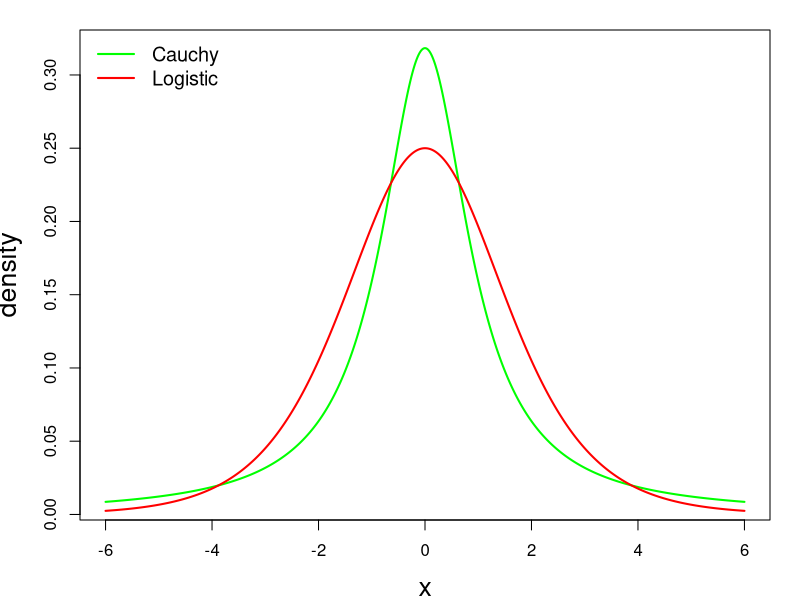
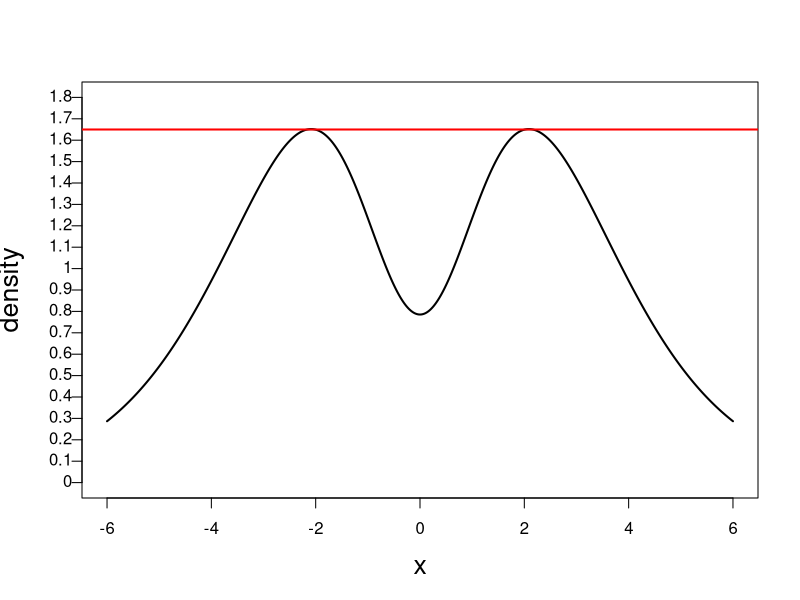
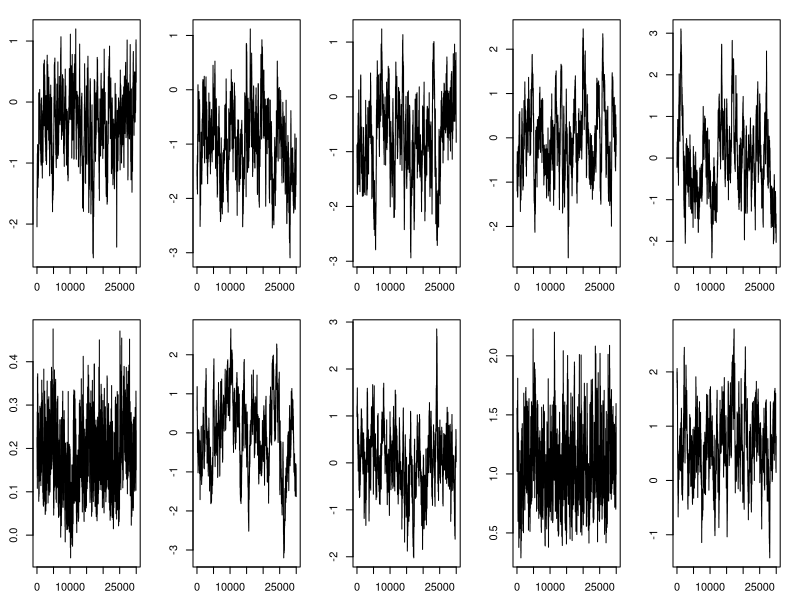
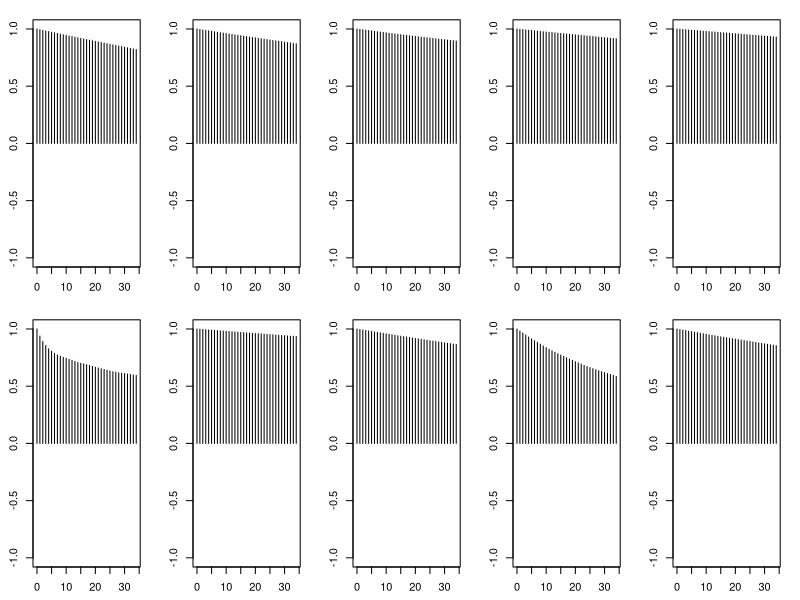
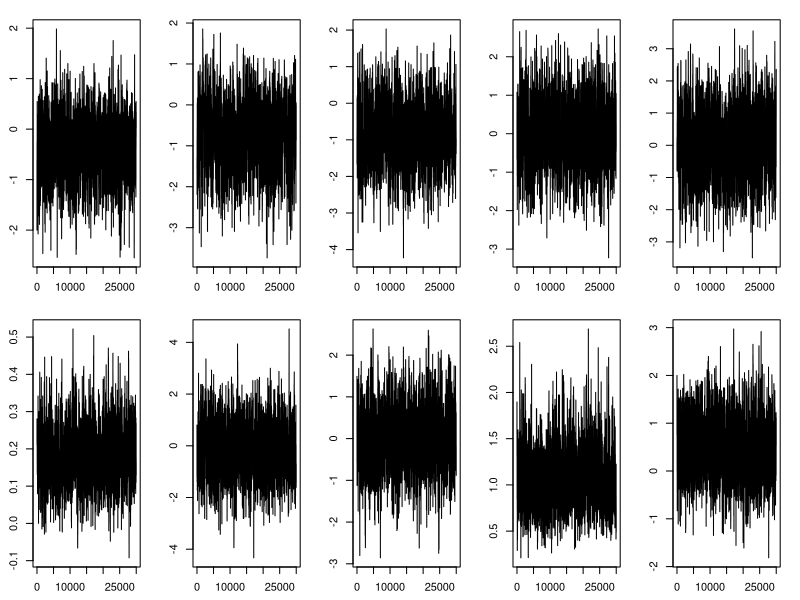
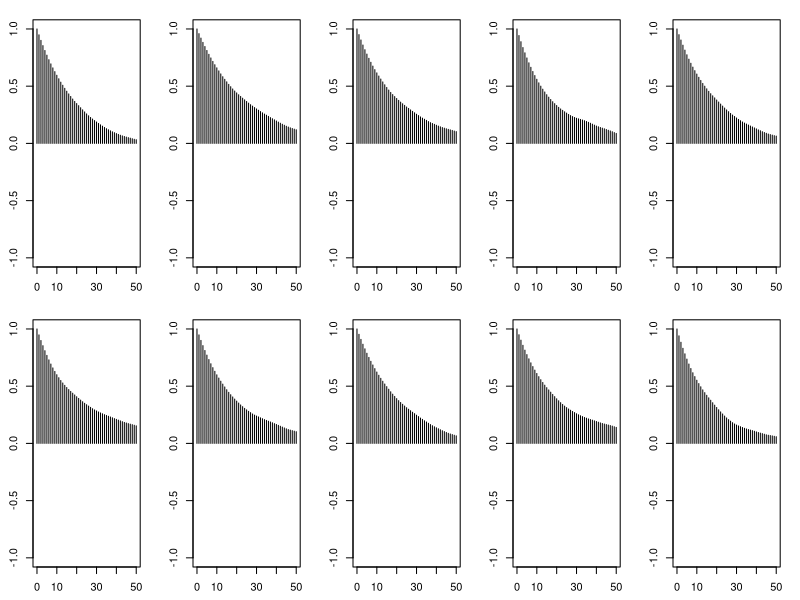

Recreate these plots in R, in order. (Note: a time limit stopped this script after it produced the figures.)
#######################################################################
#######################################################################
#######################################################################
######                                                           ######
######            STAT0017 ICA1: Script for report output        ######
######                                                           ######
###### This script is designed to generate any numerical and     ######
###### graphical output which is gonna be used for our report    ######
###### on the Monte Carlo coursework.                            ######
######                                                           ######
#######################################################################
#######################################################################
#######################################################################

#########################################################################
# 1. Use the below code to generate the covariate data and true ?? values.
#########################################################################

library(mvtnorm)
library(coda)
library(matrixStats)

set.seed(7466) # change this to the last 4 digits of your student number

n <- 150 # number of observations
d <- 10 # number of beta parameters

# create matrix to populate with covariates
X <- matrix(nrow = n, ncol = d)
X[,1] <- rep(1, n) # first column is an intercept

# create base uncorrelated random numbers to turn into x_i's
z <- matrix(rnorm(n*(d-1)), nrow = n, ncol = d-1)

# create x_i's (ith column of matrix corresponds to variable x_i)
X[,2] <- z[,1]
X[,3] <- z[,1] + 0.2*z[,2]
X[,4] <- 0.5*z[,3]
X[,5] <- z[,4]
X[,6] <- 2*z[,5] + 20*z[,6]
X[,7] <- z[,6]
X[,8] <- 0.5 * (z[,7] + z[,4] + z[,8] + z[,1])
X[,9] <- z[,8] + 10*z[,4]
X[,10] <- z[,5] + 0.5*z[,9]

# create true beta values
beta <- seq(-2,2, length = 10)

##########################################################################
#2. Using the latent variable representation given above and the in-built 
#rt sampling function in R, draw n Yi's from the Cauchit regression model.
##########################################################################

# Note here that standard cauchy distribution is exactly the same as the 
# student t distribution with 1 degree of freedom as they have the same
# pdf. We just need to use rt for sampling from standard cauchy distribution.

# Calculate the linear term Y_hat_cauchy (a 150*1 vector)
Y_hat_cauchy<-X%*%beta

#now sample n values from the student t distribution with 1 degree of freedom
epsilon_cauchy<-rt(n, 1)

#Calculate the latent Y_star_cauchy
Y_star_cauchy<-Y_hat_cauchy+epsilon_cauchy

# Now return the n samples Y_i from Cauchit regression model
Y_cauchy<-as.numeric(Y_star_cauchy>0)

############################################################################
#3. Use rejection sampling techniques to sample from standard logistic
#distribution using standard cauchy distribution as a candidate distribution.
############################################################################

# Write functions that returns the density and CDF of standard logistic and
# standard cauchy distribution.

f_logistic<-function(x){
  return(exp(-x)/(1+exp(-x))^2)
}

f_cauchy<-function(x){
  return(1/((1+x^2)*pi))
}

F_cauchy<-function(x){
  return((1/pi)*atan(x)+(1/2))
}

F_logistic<-function(x){
  return(1/(1+exp(-x)))
}


# plot the two density functions between x in (-6, 6).
par(mfrow=c(1,1))
par(mar=c(4,4,1.5,1.5))

grid<-seq(-6,6,length.out=1000)

plot(grid, f_cauchy(grid),type="l", col="green", lwd=2, xlab="x", ylab="density",
     cex.lab=1.6)

lines(grid, f_logistic(grid),type="l",col="red",lwd=2)

legend("topleft", legend=c("Cauchy", "Logistic"),col=c("green", "red"), lwd = 2,
       cex = 1.2,bty = 'n')

dev.copy(pdf,"Cauchy_vs_logistic.pdf")
dev.off()

# Indeed, Cauchy distribution has heavy tails than logistic distributions, so the 
# value of f_logistic(x)/f_cauchy(x) will gradually decrease to 0 as x goes to 
# positive and negative infinity.

# Now we need to determine the value of M used in rejection sampling, the general
# principle is that M is larger than or equal to 1 and satisfies 
# (f_logistic(x)/f_cauchy(x))<=M. Also, Given that the probability that a sample 
# from the candidaite distribution will be accepted is 1/M, We want this M to be
# as small as possible and hence the ideal value of M should be something like
# the supremum of f_logistic(x)/f_cauchy(x) over the real line. However, here
# we are not able to find analytically the position where the function 
# f_logistic(x)/f_cauchy(x) takes its largest value via the first order derivative
# methods as f_logistic(x)/f_cauchy(x) is quite complex. What I will do is to do
# a plot of f_logistic(x)/f_cauchy(x) over (-6, 6) to approximately have an idea of
# what its maximum (or supremum) value is.

plot(grid, f_logistic(grid)/f_cauchy(grid),type="l", lwd=2, xlab="x", ylab="density",
    ylim=c(0,1.8),yaxt="n",cex.lab=1.6)

ytick<-seq(0, 1.8, by=0.1)

axis(side=2, at=ytick, labels = FALSE)

text(par("usr")[1], ytick,  
     labels = ytick, srt = 0, pos = 2, xpd = TRUE)

abline(h = 1.65, lty = 1, lwd = 2, col = "red")

dev.copy(pdf,"logistic_cauchy_ratio_plot.pdf")
dev.off()

# Indeed, the maximum value lies between 1.6 and 1.7 and hence we will set M to
# be 1.7 first and do the rejection sampling.

# Now write rejection sampling function for logistic distribution
# Note here we use dlogis and dcauchy in order to avoid numerical issues.
rejection_sampler_logistic<-function(n, M){
  
  # n is the number of samples intended for rejection sampling
  # M is the efficiency parameter of the rejection sampling algorithm
  
  samples <- rep(NA, n)
  i <- 1
  count <- 0
  
  while (i <= n){
    
    candidate<-rt(1,1)
    ratio<- dlogis(candidate)/(M*dcauchy(candidate))
    
    u <- runif(1)
    if (u < ratio) {
      samples[i] <- candidate
      i <- i + 1
    }
    count <- count + 1
  }
  
  return(list(samples = samples, count = count))
  
}



# Sample n values from logistic distribution use rejection_sampler_logistic()
output_logistic<-rejection_sampler_logistic(n, 1.7)
epsilon_logistic<-output_logistic$samples
count_M_1.7<-output_logistic$count

# divide the number of samples n by count to calculate efficiency
cat("The proportion of samples accepted when M is 1.7:", n/count_M_1.7 )
cat("The theoretical proportion of samples accepted when M is 1.7:",1/1.7)

# about 58,8% of the proposed samples are accepted, which is quite reasonable.

# Now try some different values for M, we choose 20 different values of M from
# 1.8 to 3.7, with a step of 0.1. We will then Sample n values from logistic 
# distribution use rejection_sampler_logistic() with each of the value M and 
# calculate the proportion of samples accepted in each M and create a table.
# For different M, call rejection_sampler_logistic() and calculte the efficiency
# of the rejection sampling via dividing n by the total counts in the rejection
# sampling procedure.
M_vec<-numeric(0)
for (m in seq(1.8,3.7,by=0.1)){
  Count_M_single<-rejection_sampler_logistic(n, m)$count
  M_vec<-c(M_vec,n/Count_M_single)
}

# Creat a table for efficieny of different M
tab_for_M<-data.frame(M=seq(1.8,3.7,by=0.1), efficiency=M_vec)

tab_for_M

# From the table above, we can see that the trend for the proportion of samples
# accepted is going down when M gets larger, which indeed suggests that the smaller
# the M is, the more efficient the rejection sampling is (as each proposed point
# is more likely to be accepted). Thus we will stick with M=1.7 and use the variable
# epsilon_logistic shown above as the 150 epsilon values sampled from the logistic
# distribution.

# Now we will use epsilon_logistic to creat n Y values from logistic regression
# model with the same idea as above.

# Calculate the linear term Y_hat_logistic (a 150*1 vector)
Y_hat_logistic<-X%*%beta

#Calculate the latent Y_star_logistic
Y_star_logistic<-Y_hat_cauchy+epsilon_logistic

# Now return the n samples Y_i from logistic regression model
Y_logistic<-as.numeric(Y_star_logistic>0)

##############################################################################
# 4. Use MCMC methods for generating estimates of beta value for both logistic
# and cauchit regression models. We need to first assume i.i.d standard normal 
# prior for each beta and then assume a Unit Information Prior for the beta
# vector.
##############################################################################

# Firstly, we need to write a function for the unnormalised posterior log-likelihood 
# of both the logistic and cauchit regression model under the i.i.d standard normal 
# prior.

logpi_std_normal_posterior<-function(beta, model="logistic"){
  
  # beta should be a vector of length 10
  
  # model should be either "logistic" or "cauchit" depending on the regression
  # model fitted. The default input is "logistic".
  d<-length(beta)
  log_prior<-dmvnorm(beta,mean=rep(0,d),sigma=diag(d),log = T)
  
  if (model=="logistic"){
    
    p_mat_logistic<-cbind(rep(0,150),as.vector(X%*%beta))
    log_likelihood<-sum(-apply(-p_mat_logistic[Y_logistic==1,],1,logSumExp))+
                    sum(-apply(p_mat_logistic[Y_logistic==0,],1,logSumExp))
    
    
  } else if (model=="cauchit"){
    p_vec_cauchy<-as.vector(pcauchy(X%*%beta))
    log_likelihood<-sum(dbinom(Y_cauchy,1,p_vec_cauchy,log=T))
  }
  
  return(log_likelihood+log_prior)
}

# Now write the posterior log-likelihood of both the logistic and cauchit 
# regression model under the Unit Information Prior for beta. Note here we
# have applied the logSumExp function to overcome the numerical underflow
# issue in logistic likelihood.

logpi_uni_info_posterior<-function(beta, model="logistic"){
  
  # beta should be a vector of length 10
  
  # model should be either "logistic" or "cauchit" depending on the regression
  # model fitted. The default input is "logistic".
  d<-length(beta)
  Cov_mat<-150*solve(t(X)%*%X)
  log_prior<-dmvnorm(beta,mean=rep(0,d),sigma=Cov_mat,log = T)
  
  if (model=="logistic"){
    
    p_mat_logistic<-cbind(rep(0,150),as.vector(X%*%beta))
    log_likelihood<-sum(-apply(-p_mat_logistic[Y_logistic==1,],1,logSumExp))+
                    sum(-apply(p_mat_logistic[Y_logistic==0,],1,logSumExp))
    
  } else if (model=="cauchit"){
    p_vec_cauchy<-as.vector(pcauchy(X%*%beta))
    log_likelihood<-sum(dbinom(Y_cauchy,1,p_vec_cauchy,log=T))
  }
  
  return(log_likelihood+log_prior)

}

# Having written up functions for unnormalised posterior density of beta in both
# prior, we will start to implement Metropolis-Hastings algorithms for both the 
# posterior distributions. In general, we will use Random Walk Metropolis-Hastings
# methods.

# We will first apply the vanilla Random Walk Metropolis-Hastings method to i.i.d 
# beta prior.

RWM<-function(logpi, model="logistic" ,nits, h, beta_curr, 
              V = diag(rep(1,length(beta_curr)))){
  
  # logpi is the posterior log-likelihood function of beta.
  
  # model is the regression model to be fitted, it should be either "logistic"
  # or "cauchit" and the default value is "logistic".
  
  # nits is the number of iterations.
  # h is the step size.
  # beta_curr is the starting point of beta, which is a vector of length 10.
  # V is the covariance function of the candidate multivariate normal distribution.
  
  logpi_curr <- logpi(beta_curr,model=model)
  d <- length(beta_curr)
  accepted <- 0
  beta_store <- matrix(nrow = nits, ncol = d)
  
  for (i in 1:nits) {
    # propose a candidate move
    beta_prop <- beta_curr + h*as.vector(rmvnorm(1, sigma = V))
    logpi_prop <- logpi(beta_prop,model=model)
    
    # accept-reject
    loga <- logpi_prop - logpi_curr
    u <- runif(1)
    if (log(u) < loga) {
      beta_curr <- beta_prop
      logpi_curr <- logpi_prop
      accepted <- accepted + 1
    }
    beta_store[i,] <- beta_curr
  }
  
  return(list(beta_store = beta_store, a_rate = accepted/nits))
}

# We will first try with i.i.d beta prior with Random Walk Metropolis-Hastings
# methods with cauchit regression model. First try Vanilla Random Walk
# Metropolis-Hastings with V being a 10*10 identity matrix.

# Firstly we need to carefully adjust for h so that the acceptance rate is around
# 23%. After trying a few values of h with nits being 10000, we found that h=0.12 
# seems to be a good choice, which has an acceptance rate of 24.04%, which is good
# according to the Goldilocks principle.
first_beta_std_normal_cauchit<-RWM(logpi_std_normal_posterior,
                           "cauchit",30000,0.12,seq(-2,2,length=10))

cat("The acceptance rate of the Vanilla RWM for cauchit regression with i.i.d 
    standard normal prior is:", first_beta_std_normal_cauchit$a_rate)

# We will then use coda packages for further assessment of the output
par(mfrow=c(2,5))
par(mar=c(2.5,2.5,1.5,1.5))
first_beta_std_normal_cauchit_x<-mcmc(first_beta_std_normal_cauchit$beta_store)

# We have a look at the traceplot and autocorrelation graph of the chain, the plots
# has shown that the Vanilla  RWM algorithm does not mix well at all and hence we
# need to do something else.
summary(first_beta_std_normal_cauchit_x)
traceplot(first_beta_std_normal_cauchit_x)
autocorr.plot(first_beta_std_normal_cauchit_x,auto.layout = F)

# We will try the strategy of pre-conditioning, that is, using the sampled beta
# values in the Vanilla to estimate the covariance matrix of the posterior 
# distribution of beta and use this as the input argument V of our RWM function.

Cov_std_normal_cauchit<-cov(first_beta_std_normal_cauchit$beta_store)

# Now generate the second RWM output using the pre-conditioned covariance matrix
# Cov_std_normal_logistic. We also need to tune the value of h so that the 
# acceptance rate is about 23%. h=0.1 seems to be really small here. We found that
# h=0.77 would be optimal that it generates an acceptance rate of 24.11%, which is
# great! Also, I decide increase the number of samples to be 30000.
second_beta_std_normal_cauchit<-RWM(logpi_std_normal_posterior,
                                    "cauchit",30000,0.77,seq(-2,2,length=10),
                                    Cov_std_normal_cauchit)

cat("The acceptance rate of the second pre-conditioned RWM for cauchit regression 
    with i.i.d standard normal prior is:", second_beta_std_normal_cauchit$a_rate)

# Again, use the coda package to produce the trace plots, autocorrelation graphs
# of the second sets of beta for logistic regression with i.i.d standard normal 
# prior.
second_beta_std_normal_cauchit_x<-mcmc(second_beta_std_normal_cauchit$beta_store)

par(mfrow=c(2,5))
par(mar=c(2.5,2.5,1.5,1.5))
summary(second_beta_std_normal_cauchit_x)
traceplot(second_beta_std_normal_cauchit_x)
autocorr.plot(second_beta_std_normal_cauchit_x,lag.max = 50,auto.layout = F)

# There are already huge improvements compared to the first set of beta for 
# cauchit regression with i.i.d standard normal prior. The traceplots are mixing
# much better and the autocorrelation graph also seems to be much lower than the
# first one. But still, there still exists places for improvement as the correlation 
# is still a bit high.
# So we will use the estimated covariance matrix for the second set as the input
# V for the RWM function and do a third MCMC sampling. We will use h=0.75 in the
# third MCMC sampling of beta for cauchit regression with i.i.d standard normal 
# prior. The acceptance rate is around 22.77%, which is good.

Cov_std_normal_cauchit<-cov(second_beta_std_normal_cauchit$beta_store)

third_beta_std_normal_cauchit<-RWM(logpi_std_normal_posterior,
                                     "cauchit",30000,0.75,seq(-2,2,length=10),
                                     Cov_std_normal_cauchit)

cat("The acceptance rate of the third pre-conditioned RWM for cauchit regression 
    with i.i.d standard normal prior is:", third_beta_std_normal_cauchit$a_rate)

# Still, we want to access the performance using the coda package. This time, other
# than traceplots and autocorrelation graphs. We will also use the Gelman-Rubin 
# diagnostic by sampling the MCMC from three very different starting points and
# compute R_hat.
third_beta_std_normal_cauchit_1st<-RWM(logpi_std_normal_posterior,
                                           "cauchit",30000,0.75,rep(35,10),
                                           Cov_std_normal_cauchit)

third_beta_std_normal_cauchit_2nd<-RWM(logpi_std_normal_posterior,
                                       "cauchit",30000,0.75,rep(-35,10),
                                       Cov_std_normal_cauchit)


third_beta_std_normal_cauchit_3rd<-RWM(logpi_std_normal_posterior,
                                       "cauchit",30000,0.75,rep(15,10),
                                       Cov_std_normal_cauchit)


third_beta_std_normal_cauchit_x<-mcmc(third_beta_std_normal_cauchit$beta_store)
third_beta_std_normal_cauchit_x_1st<-mcmc(third_beta_std_normal_cauchit_1st$beta_store)
third_beta_std_normal_cauchit_x_2nd<-mcmc(third_beta_std_normal_cauchit_2nd$beta_store)
third_beta_std_normal_cauchit_x_3rd<-mcmc(third_beta_std_normal_cauchit_3rd$beta_store)

# tracplots and autocorrelation plots. 
par(mfrow=c(2,5))
par(mar=c(2.5,2.5,1.5,1.5))
summary(third_beta_std_normal_cauchit_x)
traceplot(third_beta_std_normal_cauchit_x)
autocorr.plot(third_beta_std_normal_cauchit_x,lag.max = 50,auto.layout = F)

# Save the trceplot of the 1st component of the sampled beta.
par(mfrow=c(1,1))
par(mar=c(4,4,1.5,1.5))
plot(third_beta_std_normal_cauchit$beta_store[,1],type="l",xlab="Iteration",
     ylab="Beta_t",cex.lab=1.6)
dev.copy(pdf,"traceplot_norm_cauchit_1st_beta.pdf")
dev.off()

# Save the autocorrelation plot for the 1st component of sampled
# beta value.
par(mfrow=c(1,1))
par(mar=c(4,4,1.5,1.5))
plot(autocorr(third_beta_std_normal_cauchit_x[,1], lags = 1:50), type = 'b', 
     col = "red", pch = 16, ylim = c(-0.1, 1),xlab="lag",ylab="correlation coefficient",
     cex.lab=1.6)
abline(h = 0.1, lty = 3, lwd = 2, col = "black")
dev.copy(pdf, "autocorr_norm_cauchit_1st_beta.pdf")
dev.off()

# the Gelman-Rubin diagnostic for our third set of beta for cauchit regression 
# with i.i.d standard normal prior.
chains_third_beta_std_normal_cauchit<- mcmc.list(third_beta_std_normal_cauchit_x, 
                                                 third_beta_std_normal_cauchit_x_1st,
                                                 third_beta_std_normal_cauchit_x_2nd,
                                                 third_beta_std_normal_cauchit_x_3rd
                                                  )

par(mfrow=c(2,5))
par(mar=c(2.5,2.5,1.5,1.5))
gelman.diag(chains_third_beta_std_normal_cauchit)

gelman.plot(chains_third_beta_std_normal_cauchit, ylim = c(0,100),auto.layout = F)

# Saving the Gelman-Rubin diagnostic plots for 6th component of the
# beta vector.
par(mfrow=c(1,1))
par(mar=c(4,4,1.5,1.5))
gelman.plot(chains_third_beta_std_normal_cauchit[,6], ylim = c(0,100),
            auto.layout = F,cex.lab=1.6)
dev.copy(pdf,"Gelman_Rubin_norm_cauchit_6th_beta.pdf")
dev.off()

# According to Gelman-Rubin diagnostics, the chain is mixing well and the mutivariate
# R_hat is 1.01, which is less than 1.01 and the Gelman-Rubin diagnostics plots shows
# that the R_hat for all components goes to 0 at the end of 30000 samples. The R_hat
# for the 6th component goes to 0 fairly slower than others, approximately after the
# 25000th iteration, so we will discard the first 25000 samples and only calculate
# the mean value of the last 5000 samples as the estimator for beta_cauchit with standard 
# normal prior.

beta_cauchit_std_normal<-colMeans(third_beta_std_normal_cauchit$beta_store[25001:30000,])



# Having done the first set of sampling. We can apply a similar strategy for cauchit 
# regression with i.i.d standard normal prior. This time nits will just be 30000.
# Firstly, we will still apply the vanilla RWM method so that we can estimate the
# covariance matrix of the posterior distribution of beta for cauchit regression 
# with i.i.d standard normal prior. We set h=0.1 where we have an acceptance rate of
# 23.46%

first_beta_std_normal_logistic<-RWM(logpi_std_normal_posterior,
                                    "logistic",30000,0.1,seq(-2,2,length=10))

cat("The acceptance rate of the Vanilla RWM for logistic regression with i.i.d 
    standard normal prior is:", first_beta_std_normal_logistic$a_rate)

# Now estimate the posterior covariance matrix of beta using the mcmc samples
# from the first round and use this as the input V of the RWM function for the
# second round pre-conditioned RWM. h=0.78 and the acceptance rate is 25.53%.
Cov_std_normal_logistic<-cov(first_beta_std_normal_logistic$beta_store)

second_beta_std_normal_logistic<-RWM(logpi_std_normal_posterior,
                                   "logistic",30000,0.78,seq(-2,2,length=10),
                                   Cov_std_normal_logistic)



cat("The acceptance rate of the second pre-conditioned RWM for logistic regression 
    with i.i.d standard normal prior is:", second_beta_std_normal_logistic$a_rate)

# Estimate the covariance matrix using the second sampled data
Cov_std_normal_logistic<-cov(second_beta_std_normal_logistic$beta_store)

# Now do the third pre-conditioned RWM for logistic regression with i.i.d
# standard normal prior. h=0.78 and acceptance rate is 24.11%
third_beta_std_normal_logistic<-RWM(logpi_std_normal_posterior,
                                    "logistic",30000,0.78,seq(-2,2,length=10),
                                    Cov_std_normal_logistic)

cat("The acceptance rate of the third pre-conditioned RWM for logistic regression 
    with i.i.d standard normal prior is:", third_beta_std_normal_logistic$a_rate)

# Sample 3 other set of data using different start points of the RWM method for
# logistic regression with i.i.d standard normal prior and do Gelman-Rubin
# diagnostics.
third_beta_std_normal_logistic_1st<-RWM(logpi_std_normal_posterior,
                                     "logistic",30000,0.78, 
                                      rep(-45,10),
                                      Cov_std_normal_logistic)


third_beta_std_normal_logistic_2nd<-RWM(logpi_std_normal_posterior,
                                         "logistic",30000,0.78,rep(45,10),
                                         Cov_std_normal_logistic)


third_beta_std_normal_logistic_3rd<-RWM(logpi_std_normal_posterior,
                                        "logistic",30000,0.78,rep(20,10),
                                        Cov_std_normal_logistic)

third_beta_std_normal_logistic_x<-mcmc(third_beta_std_normal_logistic$beta_store)
third_beta_std_normal_logistic_x_1st<-mcmc(third_beta_std_normal_logistic_1st$beta_store)
third_beta_std_normal_logistic_x_2nd<-mcmc(third_beta_std_normal_logistic_2nd$beta_store)
third_beta_std_normal_logistic_x_3rd<-mcmc(third_beta_std_normal_logistic_3rd$beta_store)
chains_third_beta_std_normal_logistic<- mcmc.list(third_beta_std_normal_logistic_x, 
                                                 third_beta_std_normal_logistic_x_1st,
                                                 third_beta_std_normal_logistic_x_2nd,
                                                 third_beta_std_normal_logistic_x_3rd
                                                 )

# traceplots, autocorrelation plots and summary
par(mfrow=c(2,5))
par(mar=c(2.5,2.5,1.5,1.5))
summary(third_beta_std_normal_logistic_x)
traceplot(third_beta_std_normal_logistic_x)
autocorr.plot(third_beta_std_normal_logistic_x,lag.max = 50,auto.layout = F)

# Save the traceplot of the 1st component of the sampled beta.
par(mfrow=c(1,1))
par(mar=c(4,4,1.5,1.5))
plot(third_beta_std_normal_logistic$beta_store[,1],type="l",xlab="Iteration",
     ylab="Beta_t",cex.lab=1.6)
dev.copy(pdf,"traceplot_norm_logistic_1st_beta.pdf")
dev.off()

# Save the autocorrelation plot for the 1st component of sampled
# beta value.
par(mfrow=c(1,1))
par(mar=c(4,4,1.5,1.5))
plot(autocorr(third_beta_std_normal_logistic_x[,1], lags = 1:50), type = 'b', 
     col = "blue", pch = 16, ylim = c(-0.1, 1),xlab="lag",ylab="correlation coefficient",
     cex.lab=1.6)
abline(h = 0.1, lty = 3, lwd = 2, col = "black")
dev.copy(pdf, "autocorr_norm_logistic_1st_beta.pdf")
dev.off()

# Gelman-Rubin diagnostics for sampled beta
par(mfrow=c(2,5))
par(mar=c(2.5,2.5,1.5,1.5))
gelman.diag(chains_third_beta_std_normal_logistic)
gelman.plot(chains_third_beta_std_normal_logistic, ylim = c(0,100),auto.layout = F)

# save the Gelman-Rubin diagnostics plot for the 9th component of the sampled
# beta.
par(mfrow=c(1,1))
par(mar=c(4,4,1.5,1.5))
gelman.plot(chains_third_beta_std_normal_logistic[,9], ylim = c(0,100),auto.layout = F,
            ask=F,cex.lab=1.6)
dev.copy(pdf,"Gelman_Rubin_norm_logistic_9th_beta.pdf")
dev.off()

# Again, we now have pretty good traceplots and autocorrelation plot and also the 
# Gelman-Rubin diagnostics suggest that multivariate R_hat is less than 1.1, which
# means that the chain is mixing well and from Gelman-Rubin diagnostics plots.  
# From the Gelman-Rubin diagnostic plots I decided to discard the first 15000 points 
# and use the rest to calculated estimated value for beta_logistic under i.i.d standard 
# normal prior.
beta_logistic_std_normal<-colMeans(third_beta_std_normal_logistic$beta_store[15001:30000,])


# Now we will do logistic regression with unit information prior, the strategy is similar
# to what was done above.

# First Vanilla RWM with h=0.056 and acceptance rate being 24.06%
first_beta_uni_info_logistic<-RWM(logpi_uni_info_posterior,
                                    "logistic",30000,0.056,seq(-2,2,length=10))

cat("The acceptance rate of the Vanilla RWM for logistic regression with unit
    information prior is:", first_beta_uni_info_logistic$a_rate)

# estimate the posterior covariance matrix and do the second round pre-conditioned
# RWM sampling.

Cov_uni_info_logistic<-cov(first_beta_uni_info_logistic$beta_store)

# Second pre-conditioned RWM for logistic regression with unit information prior.
# h=0.89 and acceptance rate is 23.11%
second_beta_uni_info_logistic<-RWM(logpi_uni_info_posterior,
                                  "logistic",30000,0.89,seq(-2,2,length=10),
                                  Cov_uni_info_logistic)

cat("The acceptance rate of the second pre-conditioned RWM for logistic regression 
    with unit information prior is:", second_beta_uni_info_logistic$a_rate)

# Update the estimated covariance matrix
Cov_uni_info_logistic<-cov(second_beta_uni_info_logistic$beta_store)

# Now do the third pre-conditioned RWM for logistic regression with unit 
# information prior. h=0.77 and acceptance rate is 24.91%
third_beta_uni_info_logistic<-RWM(logpi_uni_info_posterior,
                                   "logistic",30000,0.77,seq(-2,2,length=10),
                                   Cov_uni_info_logistic)

cat("The acceptance rate of the third pre-conditioned RWM for logistic regression.
    with unit information prior is:", third_beta_uni_info_logistic$a_rate)

# Sample 3 RWM samples from different starting points. Again, still due to numerical
# underflow associated with logistic likelihood, I still do not choose starting
# points that are too extreme.
third_beta_uni_info_logistic_1st<-RWM(logpi_uni_info_posterior,
                                  "logistic",30000,0.77,rep(45,10),
                                  Cov_uni_info_logistic)

third_beta_uni_info_logistic_2nd<-RWM(logpi_uni_info_posterior,
                                  "logistic",30000,0.77,rep(-45,10),
                                  Cov_uni_info_logistic)

third_beta_uni_info_logistic_3rd<-RWM(logpi_uni_info_posterior,
                                      "logistic",30000,0.77,rep(20,10),
                                      Cov_uni_info_logistic)

third_beta_uni_info_logistic_x<-mcmc(third_beta_uni_info_logistic$beta_store)
third_beta_uni_info_logistic_x_1st<-mcmc(third_beta_uni_info_logistic_1st$beta_store)
third_beta_uni_info_logistic_x_2nd<-mcmc(third_beta_uni_info_logistic_2nd$beta_store)
third_beta_uni_info_logistic_x_3rd<-mcmc(third_beta_uni_info_logistic_3rd$beta_store)
chains_third_beta_uni_info_logistic<- mcmc.list(third_beta_uni_info_logistic_x, 
                                                third_beta_uni_info_logistic_x_1st,
                                                third_beta_uni_info_logistic_x_2nd,
                                                third_beta_uni_info_logistic_x_3rd
)

# traceplots, autocorrelation plots and summary
par(mfrow=c(2,5))
par(mar=c(2.5,2.5,1.5,1.5))
summary(third_beta_uni_info_logistic_x)
traceplot(third_beta_uni_info_logistic_x)
autocorr.plot(third_beta_uni_info_logistic_x,lag.max = 50,auto.layout = F)

# Save traceplot of the 1st component of the sampled beta.
par(mfrow=c(1,1))
par(mar=c(4,4,1.5,1.5))
plot(third_beta_uni_info_logistic$beta_store[,1],type="l",xlab="Iteration",
     ylab="Beta_t",cex.lab=1.6)
dev.copy(pdf,"traceplot_info_logistic_1st_beta.pdf")
dev.off()

# Save the autocorrelation plot for the 1st component of sampled
# beta value.
par(mfrow=c(1,1))
par(mar=c(4,4,1.5,1.5))
plot(autocorr(third_beta_uni_info_logistic_x[,1], lags = 1:50), type = 'b', 
     col = "brown", pch = 16, ylim = c(-0.1, 1),xlab="lag",ylab="correlation coefficient",
     cex.lab=1.6)
abline(h = 0.1, lty = 3, lwd = 2, col = "black")
dev.copy(pdf, "autocorr_info_logistic_1st_beta.pdf")
dev.off()


# Gelman-Rubin diagnostics for sampled beta.
par(mfrow=c(2,5))
par(mar=c(2.5,2.5,1.5,1.5))
gelman.diag(chains_third_beta_uni_info_logistic)
gelman.plot(chains_third_beta_uni_info_logistic, ylim = c(0,100),auto.layout = F)

# Save the Gelman-Rubin diagnostics plot for the 9th component of the 
# mcmc outcome of beta.
par(mfrow=c(1,1))
par(mar=c(4,4,1.5,1.5))
gelman.plot(chains_third_beta_uni_info_logistic[,9], ylim = c(0,100),
            auto.layout = F,cex.lab=1.6)
dev.copy(pdf,"Gelman_Rubin_info_logistic_9th_beta.pdf")
dev.off()

# Now we have a reasonable set of autocorrelation plots, traceplots and also the 
# Gelman-Rubin diagnostics R_hat that suggest really good mixing of the chain. 
# From the Gelman-Rubin diagnostics plots, it seems that the R_hat for most  
# components get below 1.1 after 20000 iterations, so we will only use the last 
# 10000 data of the third RWM output as the estimated beta_logistic with unit 
# information prior.
beta_logistic_uni_info<-colMeans(third_beta_uni_info_logistic$beta_store[20001:30000,])


# Now the last bit is the cauchit regression with unit information prior.
# Still, we will start with the vanilla RWM.

# First Vanilla RWM with h=0.055 and acceptance rate being 23.54%
first_beta_uni_info_cauchit<-RWM(logpi_uni_info_posterior,
                                  "cauchit",30000,0.055,seq(-2,2,length=10))

cat("The acceptance rate of the Vanilla RWM for cauchit regression with unit
    information prior is:", first_beta_uni_info_cauchit$a_rate)

# Use the samples from the first round RWM for estimating the covariance matrix
# of the posterior distribution of cauchit regression parameters beta with unit
# information prior.

Cov_uni_info_cauchit<-cov(first_beta_uni_info_cauchit$beta_store)

# Now do the second pre-conditioned RWM with h=0.87 and acceptance rate being
# 23.88%
second_beta_uni_info_cauchit<-RWM(logpi_uni_info_posterior,
                                 "cauchit",30000,0.87,seq(-2,2,length=10),
                                 Cov_uni_info_cauchit)

cat("The acceptance rate of the second pre-conditioned RWM for cauchit regression.
    with unit information prior is:", second_beta_uni_info_cauchit$a_rate)

# Use the sampled points in the second RWM to estimate another covariance matrix

Cov_uni_info_cauchit<-cov(second_beta_uni_info_cauchit$beta_store)

# Now do the third pre-conditioned RWM sampling for cauchit regression with unit
# information prior. h=0.76 and acceptance rate is 24.63%
third_beta_uni_info_cauchit<-RWM(logpi_uni_info_posterior,
                                  "cauchit",30000,0.76,seq(-2,2,length=10),
                                  Cov_uni_info_cauchit)

cat("The acceptance rate of the third pre-conditioned RWM for cauchit regression.
    with unit information prior is:", third_beta_uni_info_cauchit$a_rate)

# Sample 3 RWM samples from different starting points. Again, still due to numerical
# underflow associated with logistic likelihood, I still do not choose starting
# points that are too extreme.
third_beta_uni_info_cauchit_1st<-RWM(logpi_uni_info_posterior,
                                      "cauchit",30000,0.76,rep(45,10),
                                      Cov_uni_info_cauchit)

third_beta_uni_info_cauchit_2nd<-RWM(logpi_uni_info_posterior,
                                      "cauchit",30000,0.76,rep(-45,10),
                                      Cov_uni_info_cauchit)

third_beta_uni_info_cauchit_3rd<-RWM(logpi_uni_info_posterior,
                                      "cauchit",30000,0.76,rep(20,10),
                                      Cov_uni_info_cauchit)

third_beta_uni_info_cauchit_x<-mcmc(third_beta_uni_info_cauchit$beta_store)
third_beta_uni_info_cauchit_x_1st<-mcmc(third_beta_uni_info_cauchit_1st$beta_store)
third_beta_uni_info_cauchit_x_2nd<-mcmc(third_beta_uni_info_cauchit_2nd$beta_store)
third_beta_uni_info_cauchit_x_3rd<-mcmc(third_beta_uni_info_cauchit_3rd$beta_store)
chains_third_beta_uni_info_cauchit<- mcmc.list(third_beta_uni_info_cauchit_x, 
                                                third_beta_uni_info_cauchit_x_1st,
                                                third_beta_uni_info_cauchit_x_2nd,
                                                third_beta_uni_info_cauchit_x_3rd
)

# traceplots, autocorrelation plots and summary
par(mfrow=c(2,5))
par(mar=c(2.5,2.5,1.5,1.5))
traceplot(third_beta_uni_info_cauchit_x)
summary(third_beta_uni_info_cauchit_x)
autocorr.plot(third_beta_uni_info_cauchit_x,lag.max = 50,auto.layout = F)

# Save the traceplot of the 1st component of the sampled beta.
par(mfrow=c(1,1))
par(mar=c(4,4,1.5,1.5))
plot(third_beta_uni_info_cauchit$beta_store[,1],type="l",xlab="Iteration",
     ylab="Beta_t",cex.lab=1.6)
dev.copy(pdf,"traceplot_info_cauchit_1st_beta.pdf")
dev.off()

# Save the autocorrelation plot for 1st component of sampled
# beta value.
par(mfrow=c(1,1))
par(mar=c(4,4,1.5,1.5))
plot(autocorr(third_beta_uni_info_cauchit_x[,1], lags = 1:50), type = 'b', 
     col = "green", pch = 16, ylim = c(-0.1, 1),xlab="lag",ylab="correlation coefficient",
     cex.lab=1.6)
abline(h = 0.1, lty = 3, lwd = 2, col = "black")
dev.copy(pdf, "autocorr_info_cauchit_1st_beta.pdf")
dev.off()

# Gelman-Rubin diagnostics for sampled beta.
par(mfrow=c(2,5))
par(mar=c(2.5,2.5,1.5,1.5))
gelman.diag(chains_third_beta_uni_info_cauchit)
gelman.plot(chains_third_beta_uni_info_cauchit, ylim = c(0,100),auto.layout = F)

# Save the Gelman-Rubin diagnostic plot for the 9th components of the 
# mcmc outcome of beta.
par(mfrow=c(1,1))
par(mar=c(4,4,1.5,1.5))
gelman.plot(chains_third_beta_uni_info_cauchit[,9], ylim = c(0,100),
            auto.layout = F,cex.lab=1.6)
dev.copy(pdf,"Gelman_Rubin_info_cauchit_9th_beta.pdf")
dev.off()

# Again, all autocorrelation plots, traceplots and the Gelman-Rubin diagnostics 
# suggest a very good mixing of the chain. From the Gelman-Rubin diagnostics plots,  
# the R_hat of all components goes below 1.1 after 20000 iterations. So we will
# only use the last 10000 iterations for estimating the beta_cauchit with unit
# information prior.
beta_cauchit_uni_info<-colMeans(third_beta_uni_info_cauchit$beta_store[20001:30000,])


################################################################################
# 5. Fitting the logistic and cauchit regression model using the four sets of 
# beta sampled from the posterior distribution of beta under different prior.
# Note that here we simply use the mean of the mcmc samples of beta as the 
# point estimates. I use the Brier score for assessing the fit of each model.
################################################################################

# Calculate the Brier Score.
Brier_std_normal_logistic<-sum((Y_logistic-plogis(X%*%beta_logistic_std_normal))^2)/n

Brier_uni_info_logistic<-sum((Y_logistic-plogis(X%*%beta_logistic_uni_info))^2)/n

Brier_std_normal_cauchit<-sum((Y_cauchy-pcauchy(X%*%beta_cauchit_std_normal))^2)/n

Brier_uni_info_cauchit<-sum((Y_cauchy-pcauchy(X%*%beta_cauchit_uni_info))^2)/n

# Calculate log density value of true beta under both i.i.d standard 
# normal prior and unit information prior

# i.i.d standard normal
dmvnorm(beta,mean=rep(0,10),sigma=diag(10),log = T)

# unit information 
dmvnorm(beta,mean=rep(0,10),sigma=150*solve(t(X)%*%X),log = T)
